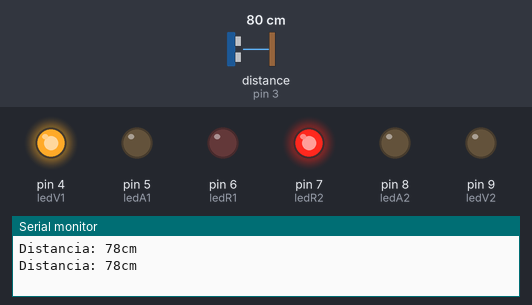
This sketch was run on a simulated Arduino Uno, built with avr-gcc and run on an emulated ATmega328P. Parts: output pins drawn as LEDs (lit = HIGH), the last lines printed to the serial monitor. Wiring (inferred from the names in the program): ultrasonic range finder: trigger pin 2; echo pin 3. The test bench sets the inputs (shaded band); at power-on: distance to the obstacle (sensor on pin 3) 80 cm. The echo pulse lasts 58.3 µs per cm; pins used as bus, display or sensor lines are not drawn.

Above: at 1.3 s.
1.4 s: distance to the obstacle (sensor on pin 3) set to 100 cm
2.9 s: distance to the obstacle (sensor on pin 3) set to 106 cm
At 3.6 s:
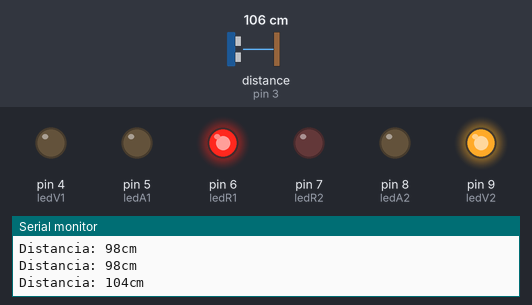
4.7 s: distance to the obstacle (sensor on pin 3) set to 2 cm
At 5.16 s:
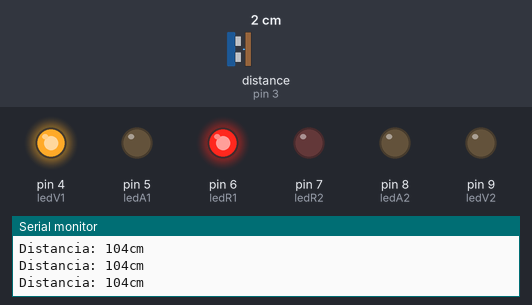
6.7 s: distance to the obstacle (sensor on pin 3) set to 120 cm
At 7.17 s:
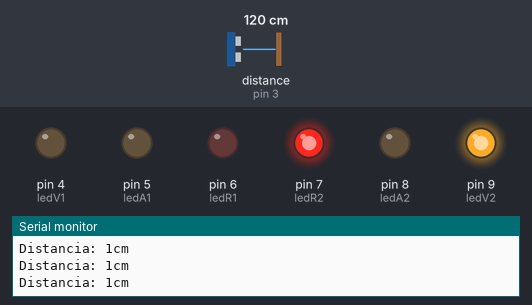
8.7 s: distance to the obstacle (sensor on pin 3) set to 4 cm
At 10.2 s:
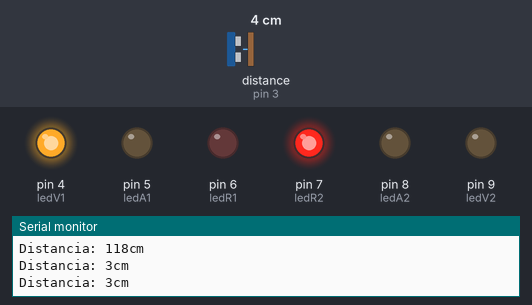
Timing chart, 0 to 11.7 s (numbered marks = the images above; inputs shaded):
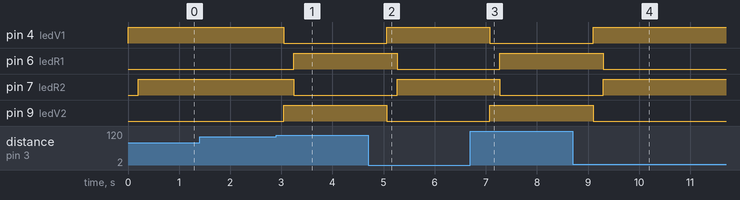

Measured:
- the behaviour switches between 102 and 103 cm on distance to the obstacle (sensor on pin 3) (found by bisection; images 0 and 1)
- after the input at 2.9 s, pin 4 (ledV1): HIGH → LOW after 0.14 s; pin 6 (ledR1): LOW → HIGH after 0.34 s; pin 7 (ledR2): HIGH → LOW after 0.34 s; pin 9 (ledV2): LOW → HIGH after 0.14 s
- after the input at 4.7 s, pin 4 (ledV1): LOW → HIGH after 0.37 s; pin 6 (ledR1): HIGH → LOW after 0.57 s; pin 7 (ledR2): LOW → HIGH after 0.57 s; pin 9 (ledV2): HIGH → LOW after 0.37 s
- after the input at 6.7 s, pin 4 (ledV1): HIGH → LOW after 0.38 s; pin 6 (ledR1): LOW → HIGH after 0.58 s; pin 7 (ledR2): HIGH → LOW after 0.58 s; pin 9 (ledV2): LOW → HIGH after 0.38 s
- after the input at 8.7 s, pin 4 (ledV1): LOW → HIGH after 0.40 s; pin 6 (ledR1): HIGH → LOW after 0.60 s; pin 7 (ledR2): LOW → HIGH after 0.60 s; pin 9 (ledV2): HIGH → LOW after 0.40 s

The sketch:

Practica01.ino
```cpp
const int Trigger = 2;   //Pin digital 2 para el Trigger del sensor
const int Echo = 3;   //Pin digital 3 para el echo del sensor
int ledV1 = 4;
int ledA1 = 5;
int ledR1 = 6;
int ledV2 = 9;
int ledA2 = 8;
int ledR2 = 7;

void setup() {
  Serial.begin(9600);//iniciailzamos la comunicación
  pinMode(Trigger, OUTPUT); //pin como salida
  pinMode(Echo, INPUT);  //pin como entrada
  digitalWrite(Trigger, LOW);//Inicializamos el pin con 0
  pinMode(ledV1, OUTPUT);
  pinMode(ledA1, OUTPUT);
  pinMode(ledR1, OUTPUT);
  pinMode(ledV2, OUTPUT);
  pinMode(ledA2, OUTPUT);
  pinMode(ledR2, OUTPUT);
}

void loop(){
  long t; //timepo que demora en llegar el eco
  long d; //distancia en centimetros

  digitalWrite(Trigger, HIGH);
  delayMicroseconds(10);          //Enviamos un pulso de 10us
  digitalWrite(Trigger, LOW);

  t = pulseIn(Echo, HIGH); //obtenemos el ancho del pulso
  d = t/59;             //escalamos el tiempo a una distancia en cm

  if(d < 100){
    digitalWrite(ledV1, HIGH);
    digitalWrite(ledV2, LOW);
    delay(200);
    digitalWrite(ledR2, HIGH);
    digitalWrite(ledR1, LOW);
    delay(200);
  }

  if(d > 100){
    digitalWrite(ledV2, HIGH);
    digitalWrite(ledV1, LOW);
    delay(200);
    digitalWrite(ledR1, HIGH);
    digitalWrite(ledR2, LOW);
    delay(200);
  }

  Serial.print("Distancia: ");
  Serial.print(d);      //Enviamos serialmente el valor de la distancia
  Serial.print("cm");
  Serial.println();
  delay(100);          //Hacemos una pausa de 100ms
}
```
